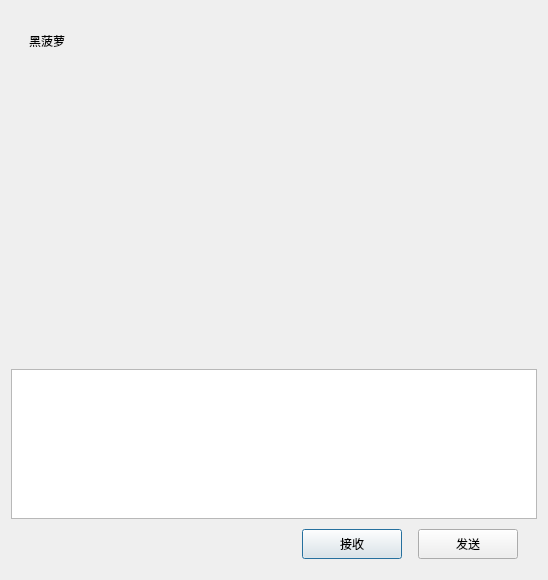
<?xml version="1.0" encoding="UTF-8"?>
<ui version="4.0">
 <class>ChatPage</class>
 <widget class="QDialog" name="ChatPage">
  <property name="geometry">
   <rect>
    <x>0</x>
    <y>0</y>
    <width>548</width>
    <height>580</height>
   </rect>
  </property>
  <property name="windowTitle">
   <string>Dialog</string>
  </property>
  <layout class="QVBoxLayout" name="verticalLayout">
   <item>
    <widget class="QWidget" name="chat_data_wid" native="true">
     <layout class="QVBoxLayout" name="verticalLayout_4">
      <property name="spacing">
       <number>0</number>
      </property>
      <property name="leftMargin">
       <number>0</number>
      </property>
      <property name="topMargin">
       <number>0</number>
      </property>
      <property name="rightMargin">
       <number>0</number>
      </property>
      <property name="bottomMargin">
       <number>0</number>
      </property>
      <item>
       <widget class="QWidget" name="title_wid" native="true">
        <property name="minimumSize">
         <size>
          <width>0</width>
          <height>60</height>
         </size>
        </property>
        <property name="maximumSize">
         <size>
          <width>16777215</width>
          <height>60</height>
         </size>
        </property>
        <layout class="QVBoxLayout" name="verticalLayout_5">
         <item>
          <widget class="QWidget" name="widget_2" native="true">
           <layout class="QHBoxLayout" name="horizontalLayout_3">
            <item>
             <widget class="QLabel" name="title_label">
              <property name="text">
               <string>黑菠萝</string>
              </property>
             </widget>
            </item>
           </layout>
          </widget>
         </item>
        </layout>
       </widget>
      </item>
      <item>
       <widget class="QWidget" name="chat_data_list" native="true"/>
      </item>
      <item>
       <widget class="QWidget" name="tool_wid" native="true">
        <property name="minimumSize">
         <size>
          <width>0</width>
          <height>30</height>
         </size>
        </property>
        <property name="maximumSize">
         <size>
          <width>16777215</width>
          <height>30</height>
         </size>
        </property>
        <layout class="QHBoxLayout" name="horizontalLayout_4">
         <property name="spacing">
          <number>2</number>
         </property>
         <property name="leftMargin">
          <number>2</number>
         </property>
         <property name="topMargin">
          <number>2</number>
         </property>
         <property name="rightMargin">
          <number>2</number>
         </property>
         <property name="bottomMargin">
          <number>2</number>
         </property>
         <item>
          <spacer name="horizontalSpacer_2">
           <property name="orientation">
            <enum>Qt::Horizontal</enum>
           </property>
           <property name="sizeType">
            <enum>QSizePolicy::Fixed</enum>
           </property>
           <property name="sizeHint" stdset="0">
            <size>
             <width>5</width>
             <height>20</height>
            </size>
           </property>
          </spacer>
         </item>
         <item>
          <widget class="QLabel" name="emo_label">
           <property name="minimumSize">
            <size>
             <width>25</width>
             <height>25</height>
            </size>
           </property>
           <property name="maximumSize">
            <size>
             <width>25</width>
             <height>25</height>
            </size>
           </property>
           <property name="text">
            <string/>
           </property>
          </widget>
         </item>
         <item>
          <spacer name="horizontalSpacer_3">
           <property name="orientation">
            <enum>Qt::Horizontal</enum>
           </property>
           <property name="sizeType">
            <enum>QSizePolicy::Fixed</enum>
           </property>
           <property name="sizeHint" stdset="0">
            <size>
             <width>5</width>
             <height>20</height>
            </size>
           </property>
          </spacer>
         </item>
         <item>
          <widget class="QLabel" name="label">
           <property name="minimumSize">
            <size>
             <width>25</width>
             <height>25</height>
            </size>
           </property>
           <property name="maximumSize">
            <size>
             <width>25</width>
             <height>25</height>
            </size>
           </property>
           <property name="text">
            <string/>
           </property>
          </widget>
         </item>
         <item>
          <spacer name="horizontalSpacer_4">
           <property name="orientation">
            <enum>Qt::Horizontal</enum>
           </property>
           <property name="sizeHint" stdset="0">
            <size>
             <width>40</width>
             <height>20</height>
            </size>
           </property>
          </spacer>
         </item>
        </layout>
       </widget>
      </item>
      <item>
       <widget class="QTextEdit" name="chat_edit">
        <property name="minimumSize">
         <size>
          <width>0</width>
          <height>150</height>
         </size>
        </property>
        <property name="maximumSize">
         <size>
          <width>16777215</width>
          <height>150</height>
         </size>
        </property>
       </widget>
      </item>
      <item>
       <widget class="QWidget" name="widget_4" native="true">
        <property name="minimumSize">
         <size>
          <width>0</width>
          <height>50</height>
         </size>
        </property>
        <property name="maximumSize">
         <size>
          <width>16777215</width>
          <height>50</height>
         </size>
        </property>
        <layout class="QHBoxLayout" name="horizontalLayout_5">
         <item>
          <spacer name="horizontalSpacer_5">
           <property name="orientation">
            <enum>Qt::Horizontal</enum>
           </property>
           <property name="sizeHint" stdset="0">
            <size>
             <width>40</width>
             <height>20</height>
            </size>
           </property>
          </spacer>
         </item>
         <item>
          <widget class="QPushButton" name="receive_btn">
           <property name="minimumSize">
            <size>
             <width>100</width>
             <height>30</height>
            </size>
           </property>
           <property name="maximumSize">
            <size>
             <width>100</width>
             <height>30</height>
            </size>
           </property>
           <property name="text">
            <string>接收</string>
           </property>
          </widget>
         </item>
         <item>
          <spacer name="horizontalSpacer_6">
           <property name="orientation">
            <enum>Qt::Horizontal</enum>
           </property>
           <property name="sizeType">
            <enum>QSizePolicy::Fixed</enum>
           </property>
           <property name="sizeHint" stdset="0">
            <size>
             <width>10</width>
             <height>20</height>
            </size>
           </property>
          </spacer>
         </item>
         <item>
          <widget class="QPushButton" name="send_btn">
           <property name="minimumSize">
            <size>
             <width>100</width>
             <height>30</height>
            </size>
           </property>
           <property name="maximumSize">
            <size>
             <width>100</width>
             <height>30</height>
            </size>
           </property>
           <property name="text">
            <string>发送</string>
           </property>
          </widget>
         </item>
         <item>
          <spacer name="horizontalSpacer_7">
           <property name="orientation">
            <enum>Qt::Horizontal</enum>
           </property>
           <property name="sizeType">
            <enum>QSizePolicy::Fixed</enum>
           </property>
           <property name="sizeHint" stdset="0">
            <size>
             <width>10</width>
             <height>20</height>
            </size>
           </property>
          </spacer>
         </item>
        </layout>
       </widget>
      </item>
     </layout>
    </widget>
   </item>
  </layout>
 </widget>
 <resources/>
 <connections/>
</ui>
